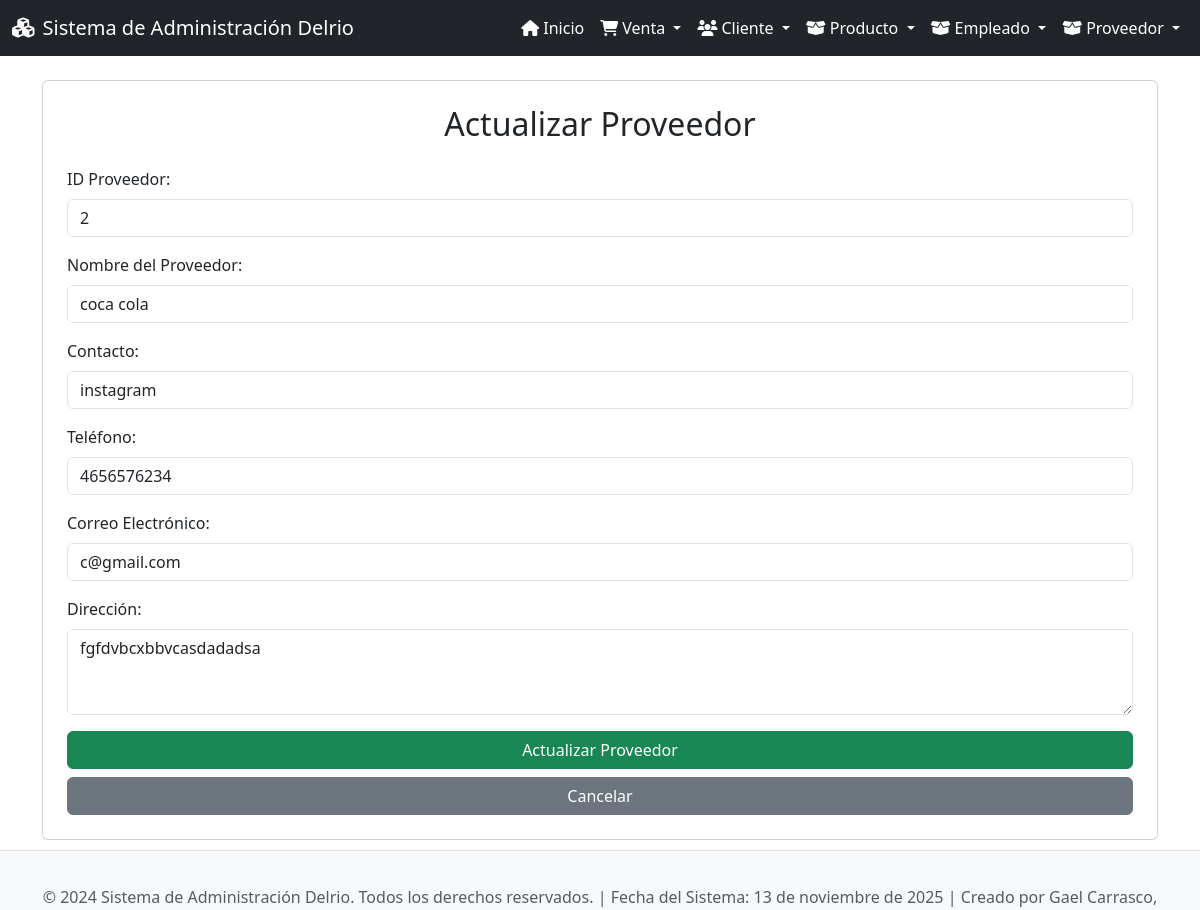
The page /proveedores/actualizar/2/ on the database its author committed.
### app_Delrio/models.py (models this page shows, shortened)
class Proveedor(models.Model):
    id_prov = models.IntegerField(primary_key=True)
    nom_prov = models.CharField(max_length=255)     # nom_prov (company name)
    contacto_prov = models.CharField(max_length=255) # contacto_prov (contact person)
    tel_prov = models.CharField(max_length=50)       # tel_prov (phone number)
    C_E_prov = models.CharField(max_length=255)     # C_E_prov (email)
    direc_prov = models.TextField()                  # direc_prov (address)

### app_Delrio/views.py (the view)
# urls.py: path('proveedores/actualizar/<int:id_prov>/', views.actualizar_proveedor, name='actualizar_proveedor'),
def actualizar_proveedor(request, id_prov):
    proveedor = get_object_or_404(Proveedor, id_prov=id_prov)
    return render(request, 'proveedores/actualizar_proveedores.html', {'proveedor': proveedor})

### app_Delrio/templates/proveedores/actualizar_proveedores.html (shortened to what this page needs)
{% extends 'base.html' %}
{% block content %}
<div class="card p-4">
    <h2 class="card-title text-center mb-4">Actualizar Proveedor</h2>
    <form method="POST" action="{% url 'realizar_actualizacion_proveedor' proveedor.id_prov %}">
        <div class="mb-3">
            <label for="id_prov" class="form-label">ID Proveedor:</label>
            <input type="number" class="form-control" id="id_prov" name="id_prov" value="{{ proveedor.id_prov }}" readonly>
        </div>
        <div class="mb-3">
            <label for="nom_prov" class="form-label">Nombre del Proveedor:</label>
            <input type="text" class="form-control" id="nom_prov" name="nom_prov" value="{{ proveedor.nom_prov }}" required>
        </div>
        <div class="mb-3">
            <label for="contacto_prov" class="form-label">Contacto:</label>
            <input type="text" class="form-control" id="contacto_prov" name="contacto_prov" value="{{ proveedor.contacto_prov }}" required>
        </div>
        <div class="mb-3">
            <label for="tel_prov" class="form-label">Teléfono:</label>
            <input type="tel" class="form-control" id="tel_prov" name="tel_prov" value="{{ proveedor.tel_prov }}" required>
        </div>
        <div class="mb-3">
            <label for="C_E_prov" class="form-label">Correo Electrónico:</label>
            <input type="email" class="form-control" id="C_E_prov" name="C_E_prov" value="{{ proveedor.C_E_prov }}" required>
        </div>
        <div class="mb-3">
            <label for="direc_prov" class="form-label">Dirección:</label>
            <textarea class="form-control" id="direc_prov" name="direc_prov" rows="3" required>{{ proveedor.direc_prov }}</textarea>
        </div>
        <div class="d-grid gap-2">
            <button type="submit" class="btn btn-success">Actualizar Proveedor</button>
            <a href="{% url 'ver_proveedores' %}" class="btn btn-secondary">Cancelar</a>
        </div>
    </form>
</div>
{% endblock %}

### app_Delrio/templates/base.html (style rules this page uses)
body { display: flex; flex-direction: column; min-height: 100vh; }

### rows shown on the page
Proveedor: id_prov "2", nom_prov "coca cola", contacto_prov "instagram", tel_prov "4656576234", C_E_prov "c@gmail.com", direc_prov "fgfdvbcxbbvcasdadadsa"
